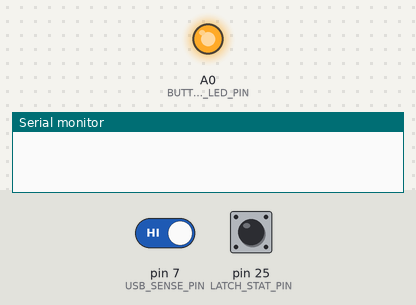
Bench run of a program on a simulated Teensy 3. On the bench: output pins drawn as LEDs (lit = HIGH), the last lines printed to the serial monitor. Dashed ring = blinking. Inputs (shaded band) come from the test bench; at power-on: pin 25 (LATCH_STAT_PIN) HIGH, pin 7 (USB_SENSE_PIN) HIGH.

Above: at 1.2 s.
1.3 s: pin 25 (LATCH_STAT_PIN) pulled LOW for 1 s
At 1.6 s:
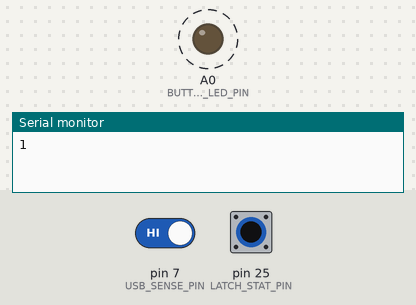
3.8 s: pin 25 (LATCH_STAT_PIN) pulled LOW for 3.2 s
At 4.1 s:
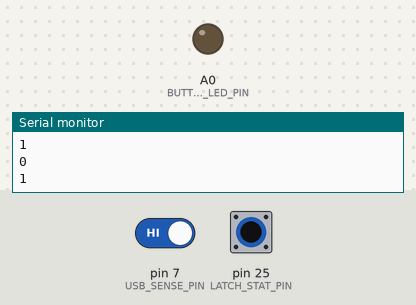
Timing chart, 0 to 8.5 s (numbered marks = the images above; inputs shaded):
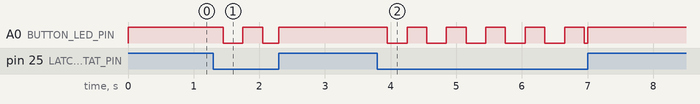

Measured:
- after the input at 1.3 s, A0 (BUTTON_LED_PIN): alternates HIGH for 0.30 s and LOW for 0.28 s, 4 changes in all, then stays HIGH, starting after 0.15 s
- after the input at 3.8 s, A0 (BUTTON_LED_PIN): goes 5 × (LOW 0.30 s, HIGH 0.30 s), LOW 0.05 s, then HIGH, starting after 0.15 s

The program:

main.cpp
```cpp
#include <Arduino.h>

#define COMM_SERIAL Serial

#define UNLATCH_PIN 24
#define LATCH_STAT_PIN 25
#define BUTTON_LED_PIN 14
#define USB_SENSE_PIN 7


bool usb_connected_once = false;
const uint32_t usb_check_interval_ms = 1000;
uint32_t usb_check_timer = 0;
#define CURRENT_TIME millis()

int led_val = 0;
bool prev_button_state = false;
bool is_shutting_down = false;


void unlatch() {
    digitalWrite(UNLATCH_PIN, HIGH);
}


bool is_usb_connected() {
    return digitalRead(USB_SENSE_PIN) == HIGH;
}

bool is_button_pushed() {
    return digitalRead(LATCH_STAT_PIN) == LOW;
}

void set_button_led(int val) {
    led_val = val;
    if (led_val < 0) {
        led_val = 0;
    }
    else if (led_val > 255) {
        led_val = 255;
    }
    analogWrite(BUTTON_LED_PIN, val);
}

void setup()
{
    COMM_SERIAL.begin(9600);

    pinMode(UNLATCH_PIN, OUTPUT);
    pinMode(LATCH_STAT_PIN, INPUT_PULLUP);
    pinMode(USB_SENSE_PIN, INPUT_PULLUP);
    pinMode(BUTTON_LED_PIN, OUTPUT);

    digitalWrite(UNLATCH_PIN, LOW);
    set_button_led(255);

    prev_button_state = is_button_pushed();
}

bool is_incrementing = false;
void cycle_led()
{
    if (is_incrementing) {
        set_button_led(led_val + 1);
    }
    else {
        set_button_led(led_val - 1);
    }
    if (led_val == 0) {
        is_incrementing = true;
    }
    else if (led_val == 255) {
        is_incrementing = false;
    }
    delay(1);
}

void loop()
{
    if (COMM_SERIAL.available()) {
        String message = COMM_SERIAL.readStringUntil('\n');
        if (message.equals("shutdown")) {
            is_shutting_down = true;
        }
    }
    if (CURRENT_TIME - usb_check_timer > usb_check_interval_ms) {
        if (usb_connected_once) {
            if (!is_usb_connected()) {
                unlatch();
            }
        }
        else {
            if (is_usb_connected()) {
                usb_connected_once = true;
            }
        }
    }

    bool button_state = is_button_pushed();
    if (button_state) {
        if (!is_shutting_down) {
            cycle_led();
        }
    }
    else {
        set_button_led(255);
    }
    if (prev_button_state != button_state) {
        COMM_SERIAL.println(button_state);
        prev_button_state = button_state;
    }
}
```
